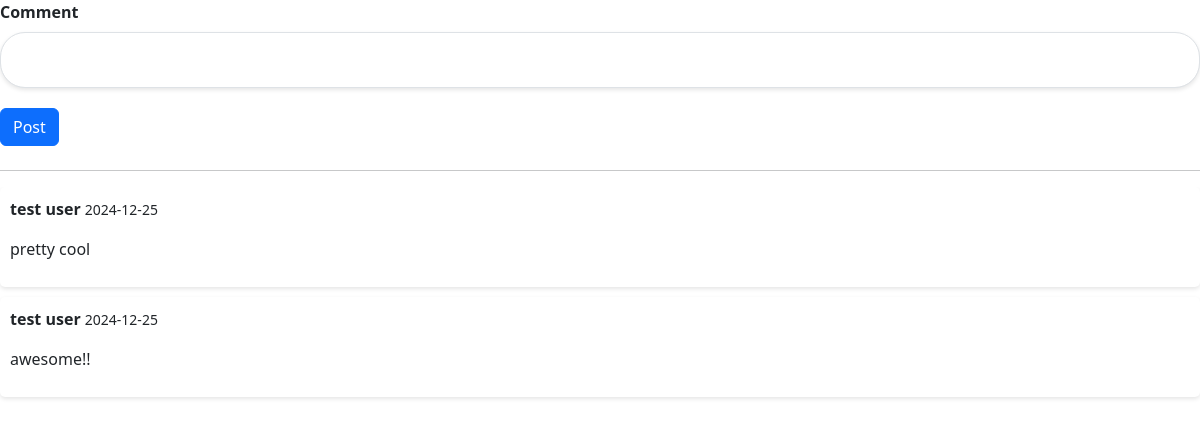
/comments?id=3, run on an earlier commit of the app's database.
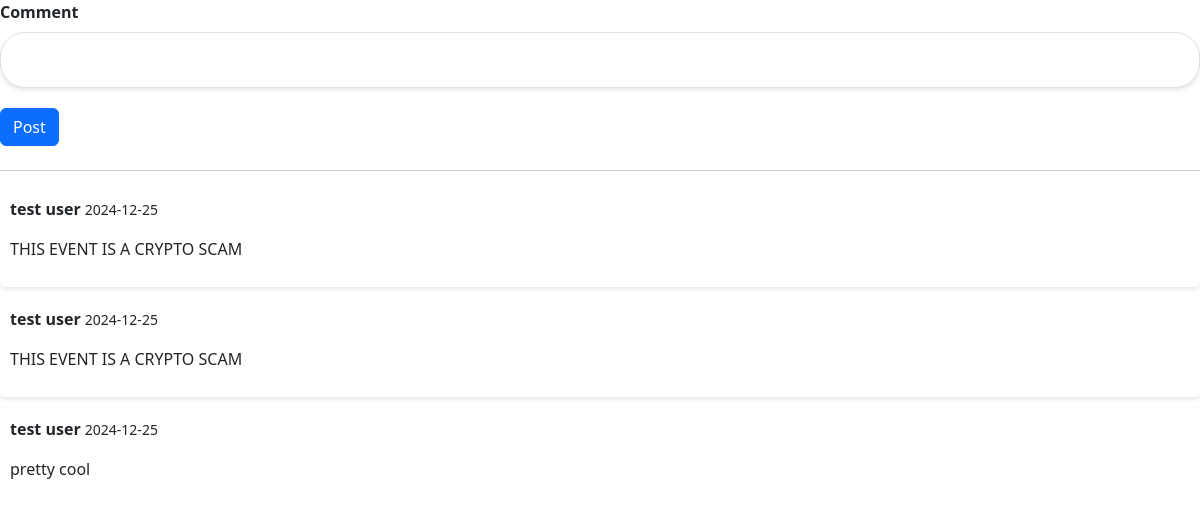
And on a later commit of the database.
### website/models.py (models this page shows)
class User(db.Model, UserMixin):
    __tablename__ = "users"
    id = db.Column(db.Integer, primary_key=True)
    name = db.Column(db.String(100), index=True, unique=True, nullable=False)
    emailid = db.Column(db.String(100), index=True, nullable=False)
    password_hash = db.Column(db.String(255), nullable=False)
    comments = db.relationship('Comment', backref='user')
    orders = db.relationship('Order', backref='user')
    events = db.relationship('Event', backref=db.backref('commented_users'))

class Comment(db.Model):
    __tablename__ = "comments"
    id = db.Column(db.Integer, primary_key=True)
    comment = db.Column(db.String(500))
    date_posted = db.Column(db.Date, nullable=False)
    event_id = db.Column(db.Integer, db.ForeignKey('events.id'))
    user_id = db.Column(db.Integer, db.ForeignKey('users.id'))

### website/views.py (the view, shortened to what this page needs)
@main_bp.route('/comments', methods=['GET', 'POST'])
def Comments():
    comment_form = CreateComment()
    user = check_login(current_user)
    event_id = request.args.get('id')
    error = ""
    comments = Comment.query.filter_by(event_id=event_id).all()
    comment_dicts = [
        {
            "poster": User.query.filter_by(id=comment.user_id).first().name,
            "comment": comment.comment,
            "date_posted": comment.date_posted
        }
        for comment in comments
    ]
    return render_template('partials/comments.html', comment_form=comment_form, comments=comment_dicts, user=user)

### website/forms.py
class CreateComment(FlaskForm):
    comment = StringField("Comment", validators=[InputRequired()])
    submit = SubmitField("Post")

### website/views.py (called while the page is built)
def check_login(current_user):
    return current_user if current_user.is_authenticated else None

### website/templates/partials/comments.html (shortened to what this page needs)
{% import "bootstrap/wtf.html" as wtf %}
<head>
    <link href="https://cdn.jsdelivr.net/npm/bootstrap@5.3.2/dist/css/bootstrap.min.css" rel="stylesheet">
    <link rel="stylesheet" href="{{ url_for('static', filename='style/style.css') }}">
</head>
<div>
    <div class="mb-3">
        <div class="col-md-6 form-group">
            {{wtf.quick_form(comment_form)}}
        </div>
    </div>
    <hr>
    <div class="comments-section">
        {% for comment in comments %}
            {% include "./partials/comment.html" %}
        {% endfor %}
    </div>
</div>

### website/templates/partials/comment.html
<div class="comment">
    <p><strong>{{ comment.poster }}</strong> <small>{{ comment.date_posted }}</small></p>
    <p>{{ comment.comment }}</p>
</div>

What changed in the data, as far as the page shows it:
no longer on this page (row unchanged): Comment: date_posted "2024-12-25", comment "awesome!!"
now on this page (row edited): Comment: date_posted "2024-12-25", comment "THIS EVENT IS A CRYPTO SCAM"
now on this page (row edited): Comment: date_posted "2024-12-25", comment "THIS EVENT IS A CRYPTO SCAM"
Also different on the page:
new list line: "test user"
list line gone: "test user"
